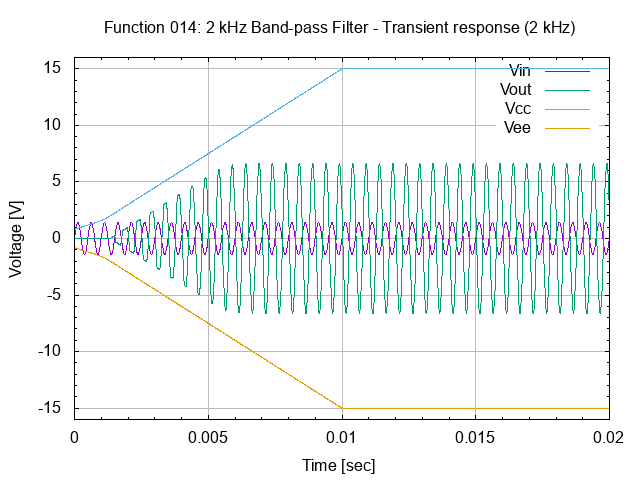

Here is the gnuplot script that generated this plot:
# set terminal
set term png

#set graph
set output "26.014.00.01.01.02.png"
set title "Function 014: 2 kHz Band-pass Filter - Transient response (2 kHz)"

# setup Y-axis
set yrange [-16:16]
set grid ytics lt 1 lw 1 lc rgb "#bbbbbb"
set mytics
set ylabel "Voltage [V]"

# setup X-axis
set grid xtics lt 1 lw 1 lc rgb "#bbbbbb"
set mxtics
set xrange [0:0.02]
set xlabel "Time [sec]"

# setup plot style
set style data lines
plot '26.014.00.01.01.dat' using 1:2 title "Vin", \
     '26.014.00.01.01.dat' using 1:3 title "Vout", \
     '26.014.00.01.01.dat' using 1:4 title "Vcc", \
     '26.014.00.01.01.dat' using 1:5 title "Vee"

# set output back to default
set output

# reset terminal type
set terminal pop
